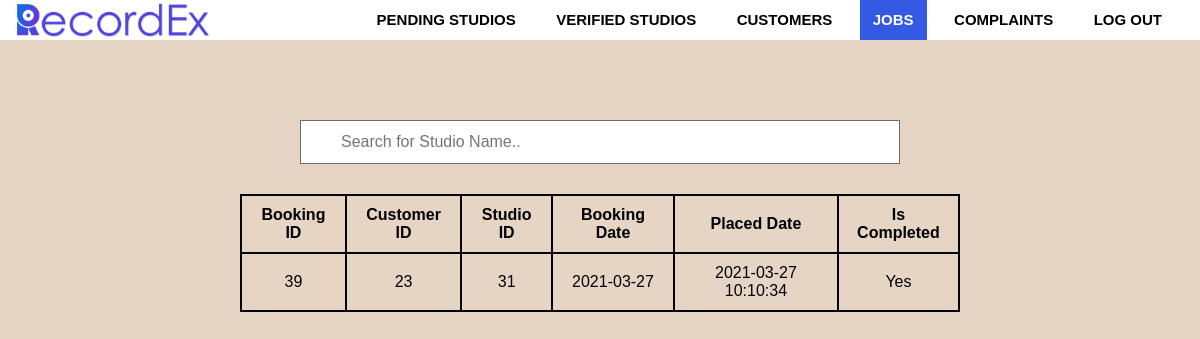
Page /admin/jobs.php on the earlier database version.
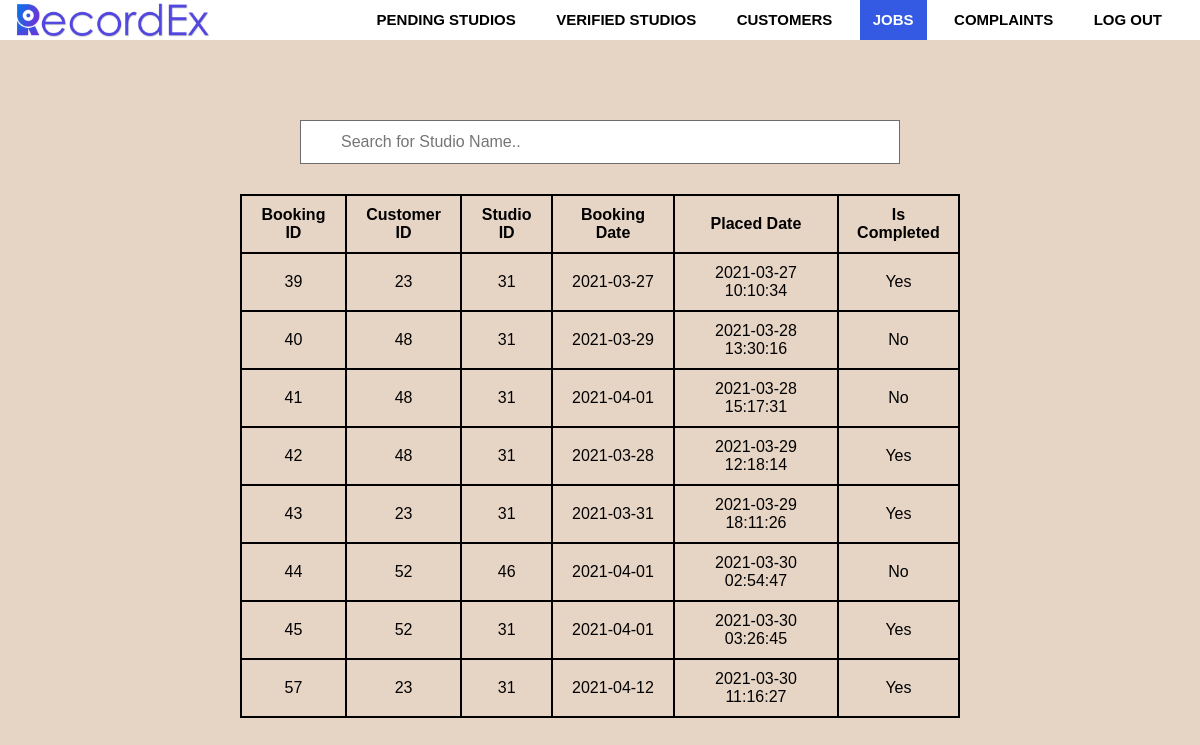
Same page on the later database version.
### tables this page shows
CREATE TABLE `reserved_job` (
  `job_id` int(5) NOT NULL,
  `c_id` int(5) NOT NULL,
  `studio_id` int(5) NOT NULL,
  `date` date NOT NULL,
  `choose_time` timestamp NULL DEFAULT NULL,
  `isplaced` int(1) NOT NULL DEFAULT 0,
  `rated` int(1) NOT NULL DEFAULT 0
);

### admin/jobs.php (the view, shortened to what this page needs)
<?php
  require_once('../inc/connection.php');
  if(!isset($_GET['errors'])){
    $query = "SELECT * FROM reserved_job";
    $result_set = mysqli_query($connection, $query);
    if($result_set){
      if(mysqli_num_rows($result_set)==0){
        header('Location: customers.php?error=There are no verified customers.');
      }
      else{
        $table = "<table style='max-width:60%;' id='jobs'>";
        $table .= "<tr><th>Booking ID</th><th>Customer ID</th><th>Studio ID</th><th>Booking Date</th><th>Placed Date</th><th>Is Completed</th></tr>";
        while($record =mysqli_fetch_assoc($result_set)){
          $table .= "<tr>";
          $table .= "<td style='max-width:100px;'>".$record['job_id']."</td>";
          $table .= "<td>".$record['c_id']."</td>";
          $table .= "<td>".$record['studio_id']."</td>";
          $table .= "<td>".$record['date']."</td>";
          $table .= "<td>".$record['choose_time']."</td>";
          if($record['isplaced']==1){
            $table .= "<td>Yes</td>";
          }
          else{
            $table .= "<td>No</td>";
          }
          $table .= "<tr>";
        }
      }
    }
  }
?>
<!DOCTYPE html>
<html>
<head>
   <link rel="stylesheet" type="text/css" href="css/admin.css">
   <?php require_once('inc/navbar.php'); ?>
</head>
<body>
<div class="row">
<input type="text" id="myInput" onkeyup="myFunction()" placeholder="Search for Studio Name.." title="Type in a Name">
    <?php
         if(isset($_GET['error'])){
            echo '<div class="error">';
               echo $_GET['error'];
            echo '</div>';
           }
           else{
            echo $table;
           }
    ?>
</div>
</body>
</html>

### admin/inc/navbar.php (shortened to what this page needs)
<head>
  </head>
   <nav>
      <a class="logo" href="../view/home.php"><img src="../inc/logo3.png"></a>
      <ul>
      <?php $filename=basename($_SERVER['PHP_SELF'])?>
        <li><a href="adminhome.php" <?php if($filename=='adminhome.php') echo "class=active"?>>pending studios</a></li>
        <li><a href="verified.php" <?php if($filename=='verified.php') echo "class=active"?>>Verified studios</a></li>
        <li><a href="customers.php" <?php if($filename=='customers.php') echo "class=active"?>>Customers</a></li>
        <li><a href="jobs.php" <?php if($filename=='jobs.php') echo "class=active"?>>Jobs</a></li>
        <li><a href="complaint.php" <?php if($filename=='complaint.php') echo "class=active"?>>Complaints</a></li>
        <li><a href="logout.php" <?php if($filename=='logout.php') echo "class=active"?>>Log out</a></li>
      </ul>
    </nav>
  </body>
</html>

### admin/css/admin.css (style rules this page uses)
body { margin: 0; padding: 0; font-family: Arial, Helvetica, sans-serif; background-color: rgb(230, 212, 196); height:100vh; overflow:inherit; }
.row { width: 100%; position: absolute; top:15%; display:block; }
input { background-position: 10px 10px; background-repeat: no-repeat; width: 50%; font-size: 16px; padding: 12px 20px 12px 40px; border: 1px solid rgb(110, 109, 109); margin-bottom: 30px; margin-left: auto; margin-right: auto; display: block; }
table { border-collapse : collapse; max-width: 95%; margin-left: auto; margin-right: auto; display: block; }
td,th { border: 2px solid black; text-align:center; padding: 10px; }

### admin/inc/navbar.php (style rules this page uses)
* { padding: 0; margin: 0; text-decoration: none; list-style: none; box-sizing: border-box; }
nav { background-color: white; height: 40px; width: 100%; position:fixed; overflow: hidden; z-index:1; }
nav ul { float: right; margin-right: 20px; }
nav ul li { display: inline-block; line-height: 40px; margin: 0 5px; }
nav ul li a { font-family: sans-serif; color:black; font-size: 15px; padding: 12px 13px; text-transform: uppercase; font-weight: bold; }
a.logo { line-height: 40px; padding-left: 15px; }
a.logo img { height: 40px; }
a.active { background-color: #3459e2; color: white; }

Differences in the rows shown:
added reserved_job: job_id "40", c "48", studio "31", date "2021-03-29", choose_time "2021-03-28 13:30:16", isplaced "No"
added reserved_job: job_id "41", c "48", studio "31", date "2021-04-01", choose_time "2021-03-28 15:17:31", isplaced "No"
added reserved_job: job_id "42", c "48", studio "31", date "2021-03-28", choose_time "2021-03-29 12:18:14", isplaced "Yes"
added reserved_job: job_id "43", c "23", studio "31", date "2021-03-31", choose_time "2021-03-29 18:11:26", isplaced "Yes"
added reserved_job: job_id "44", c "52", studio "46", date "2021-04-01", choose_time "2021-03-30 02:54:47", isplaced "No"
added reserved_job: job_id "45", c "52", studio "31", date "2021-04-01", choose_time "2021-03-30 03:26:45", isplaced "Yes"
added reserved_job: job_id "57", c "23", studio "31", date "2021-04-12", choose_time "2021-03-30 11:16:27", isplaced "Yes"
